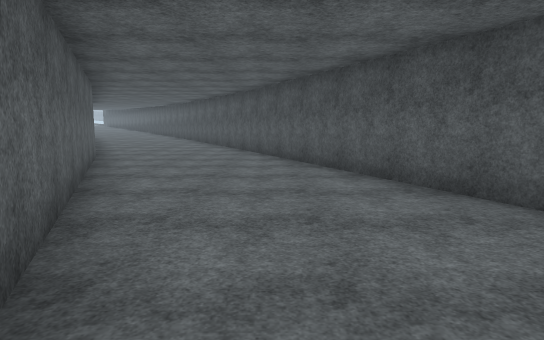
view 1 (above)

12 first-person views from a walk through a scene from a Unity 3-D project. The camera is 1.5 m above the floor, tilts 6° down and sees 75° across. The floor is counted in squares, 2 m on a side. Each view is taken from the middle of a square. On the plan, view 1 faces up. The plan holds only what a view shows up to about 11 squares ahead; the rest is blank. The place goes on beyond the plan. Surface patterns are stand-ins for the level's own textures.

view 2
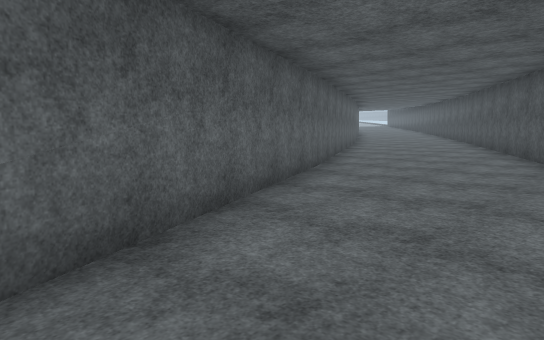

view 3
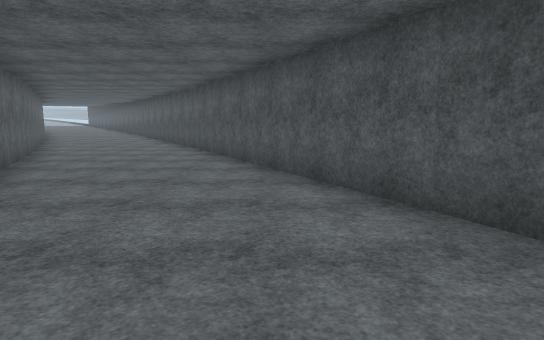

view 4
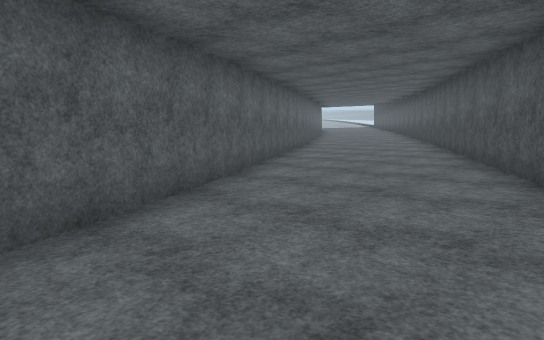

view 5
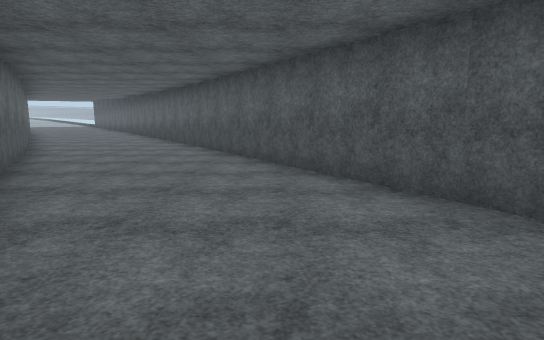

view 6
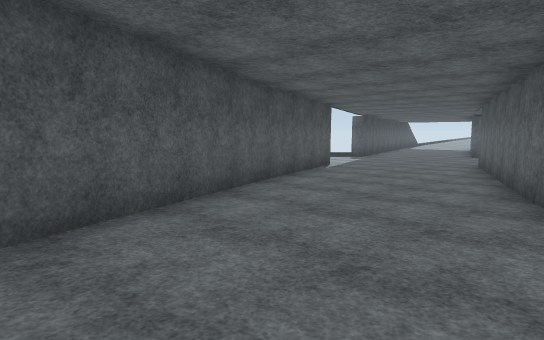

view 7
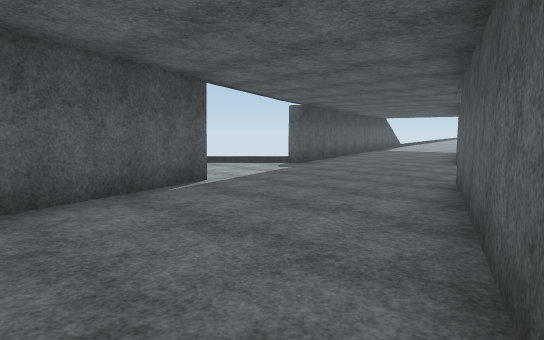

view 8
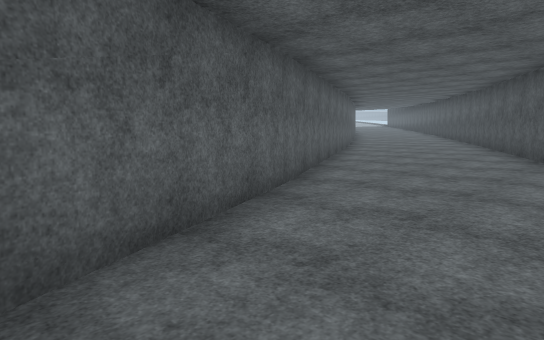

view 9
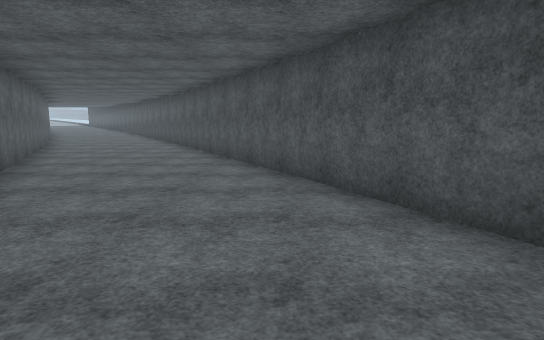

view 10
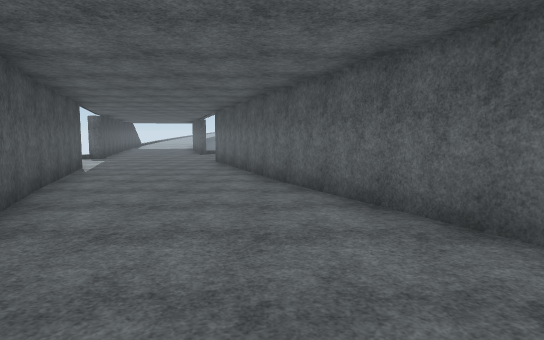

view 11
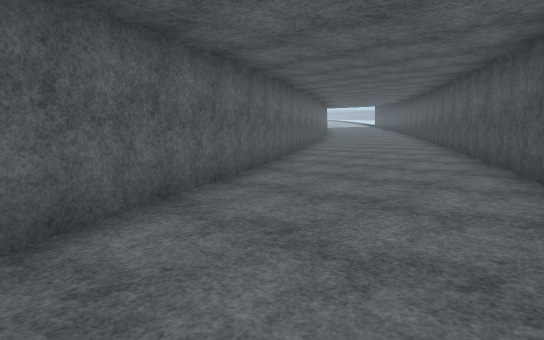

view 12
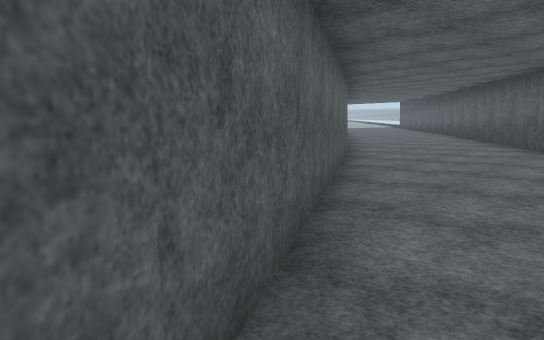

### Floor plan
Key: @ floor where view 1 was taken; # wall or solid block; . main floor; : floor 0.25 m higher than the main floor; + floor 0.5 m higher than the main floor; * floor 0.75 m higher than the main floor; % floor 1 m higher than the main floor; & floor 1.25 m higher than the main floor; $ floor 1.5 m higher than the main floor.
Columns run from 13 left of view 1 to 5 right of it. Each row starts with its distance up from view 1.
 24 #$$$$##
 23 #$&&$$#
 22 ##&&&&##
 21  ##&&&&#
 20   #&&&&##
 19   ##%%%%##
 18    #%%%%%#
 17    ##%%%%##
 16     ##****#
 15      #****##
 14      ##****#
 13       #****##
 12       ##++++#
 11        #++++##
 10        ##++++#
  9         #++++##
  8         ##::::#
  7          #::::#
  6          ##:::##
  5           #::::#
  4           #::::##
  3           ##....#
  2            #....##
  1            ##....#
  0             #@...#
 -1             #....#
 -2             ##.....
 -3              #.....

Where each view was taken, in squares from view 1:
view 1: 0 up, 0 right, facing up
view 2: 3 up, 0 right, facing up-left
view 3: 7 up, 2 left, facing up
view 4: 13 up, 4 left, facing up-left
view 5: 14 up, 6 left, facing up
view 6: 7 up, 2 left, facing down-right
view 7: 2 up, 1 left, facing down-right
view 8: 5 up, 1 left, facing up-left
view 9: 5 up, 1 left, facing up
view 10: 8 up, 1 left, facing down
view 11: 11 up, 3 left, facing up-left
view 12: 15 up, 7 left, facing up-left
